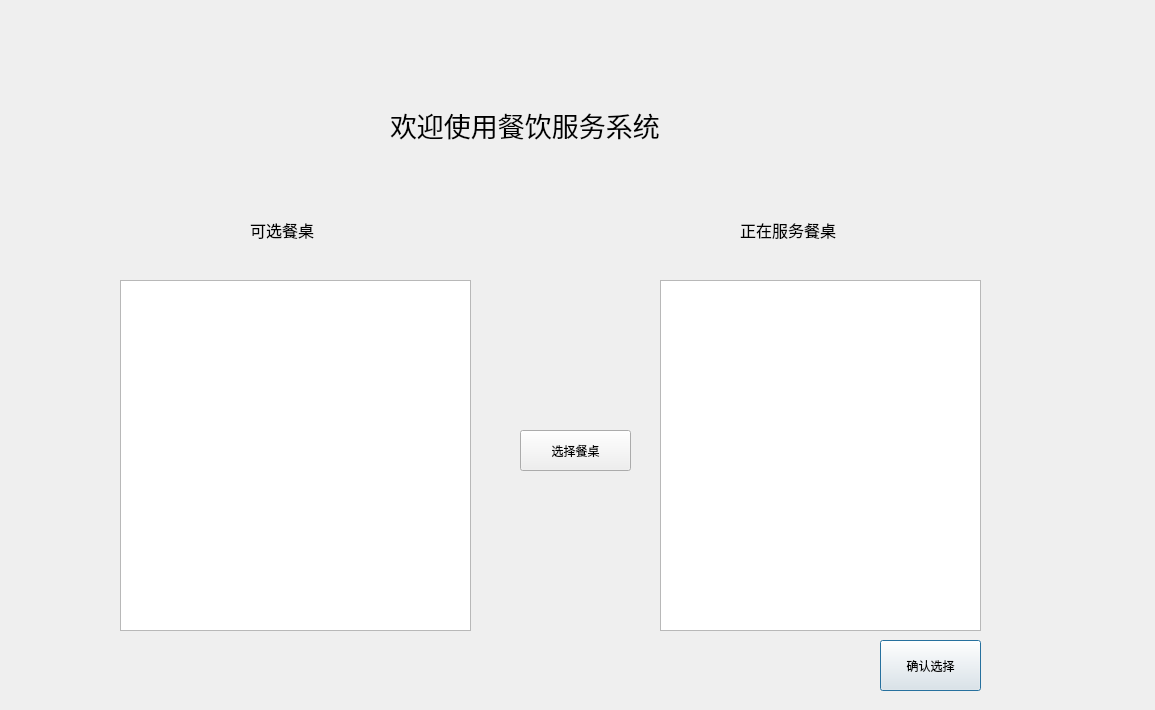
<?xml version="1.0" encoding="UTF-8"?>
<ui version="4.0">
 <class>WaiterDlg</class>
 <widget class="QDialog" name="WaiterDlg">
  <property name="geometry">
   <rect>
    <x>0</x>
    <y>0</y>
    <width>1155</width>
    <height>710</height>
   </rect>
  </property>
  <property name="windowTitle">
   <string>Dialog</string>
  </property>
  <widget class="QLabel" name="label">
   <property name="geometry">
    <rect>
     <x>390</x>
     <y>50</y>
     <width>391</width>
     <height>151</height>
    </rect>
   </property>
   <property name="text">
    <string>&lt;html&gt;&lt;head/&gt;&lt;body&gt;&lt;p&gt;&lt;span style=&quot; font-size:20pt;&quot;&gt;欢迎使用餐饮服务系统&lt;/span&gt;&lt;/p&gt;&lt;/body&gt;&lt;/html&gt;</string>
   </property>
  </widget>
  <widget class="QLabel" name="label_2">
   <property name="geometry">
    <rect>
     <x>250</x>
     <y>210</y>
     <width>111</width>
     <height>41</height>
    </rect>
   </property>
   <property name="text">
    <string>&lt;html&gt;&lt;head/&gt;&lt;body&gt;&lt;p&gt;&lt;span style=&quot; font-size:12pt;&quot;&gt;可选餐桌&lt;/span&gt;&lt;/p&gt;&lt;/body&gt;&lt;/html&gt;</string>
   </property>
  </widget>
  <widget class="QTableWidget" name="tableWidget">
   <property name="geometry">
    <rect>
     <x>120</x>
     <y>280</y>
     <width>351</width>
     <height>351</height>
    </rect>
   </property>
  </widget>
  <widget class="QPushButton" name="pushButton">
   <property name="geometry">
    <rect>
     <x>880</x>
     <y>640</y>
     <width>101</width>
     <height>51</height>
    </rect>
   </property>
   <property name="text">
    <string>确认选择</string>
   </property>
  </widget>
  <widget class="QTableWidget" name="tableWidget_2">
   <property name="geometry">
    <rect>
     <x>660</x>
     <y>280</y>
     <width>321</width>
     <height>351</height>
    </rect>
   </property>
  </widget>
  <widget class="QLabel" name="label_3">
   <property name="geometry">
    <rect>
     <x>740</x>
     <y>210</y>
     <width>141</width>
     <height>41</height>
    </rect>
   </property>
   <property name="text">
    <string>&lt;html&gt;&lt;head/&gt;&lt;body&gt;&lt;p&gt;&lt;span style=&quot; font-size:12pt;&quot;&gt;正在服务餐桌&lt;/span&gt;&lt;/p&gt;&lt;/body&gt;&lt;/html&gt;</string>
   </property>
  </widget>
  <widget class="QPushButton" name="pushButton_2">
   <property name="geometry">
    <rect>
     <x>520</x>
     <y>430</y>
     <width>111</width>
     <height>41</height>
    </rect>
   </property>
   <property name="text">
    <string>选择餐桌</string>
   </property>
  </widget>
 </widget>
 <resources/>
 <connections/>
</ui>
